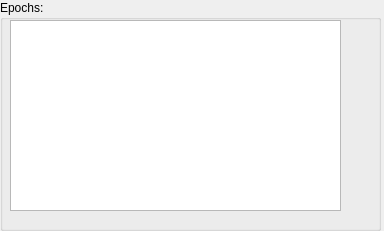
<?xml version="1.0" encoding="UTF-8"?>
<ui version="4.0">
 <class>Form</class>
 <widget class="QWidget" name="Form">
  <property name="geometry">
   <rect>
    <x>0</x>
    <y>0</y>
    <width>384</width>
    <height>231</height>
   </rect>
  </property>
  <property name="windowTitle">
   <string>Form</string>
  </property>
  <widget class="QGroupBox" name="groupBox">
   <property name="geometry">
    <rect>
     <x>0</x>
     <y>0</y>
     <width>381</width>
     <height>231</height>
    </rect>
   </property>
   <property name="title">
    <string>Epochs:</string>
   </property>
   <widget class="QListWidget" name="listWidgetEpochs">
    <property name="geometry">
     <rect>
      <x>10</x>
      <y>20</y>
      <width>331</width>
      <height>191</height>
     </rect>
    </property>
   </widget>
  </widget>
 </widget>
 <resources/>
 <connections/>
</ui>
